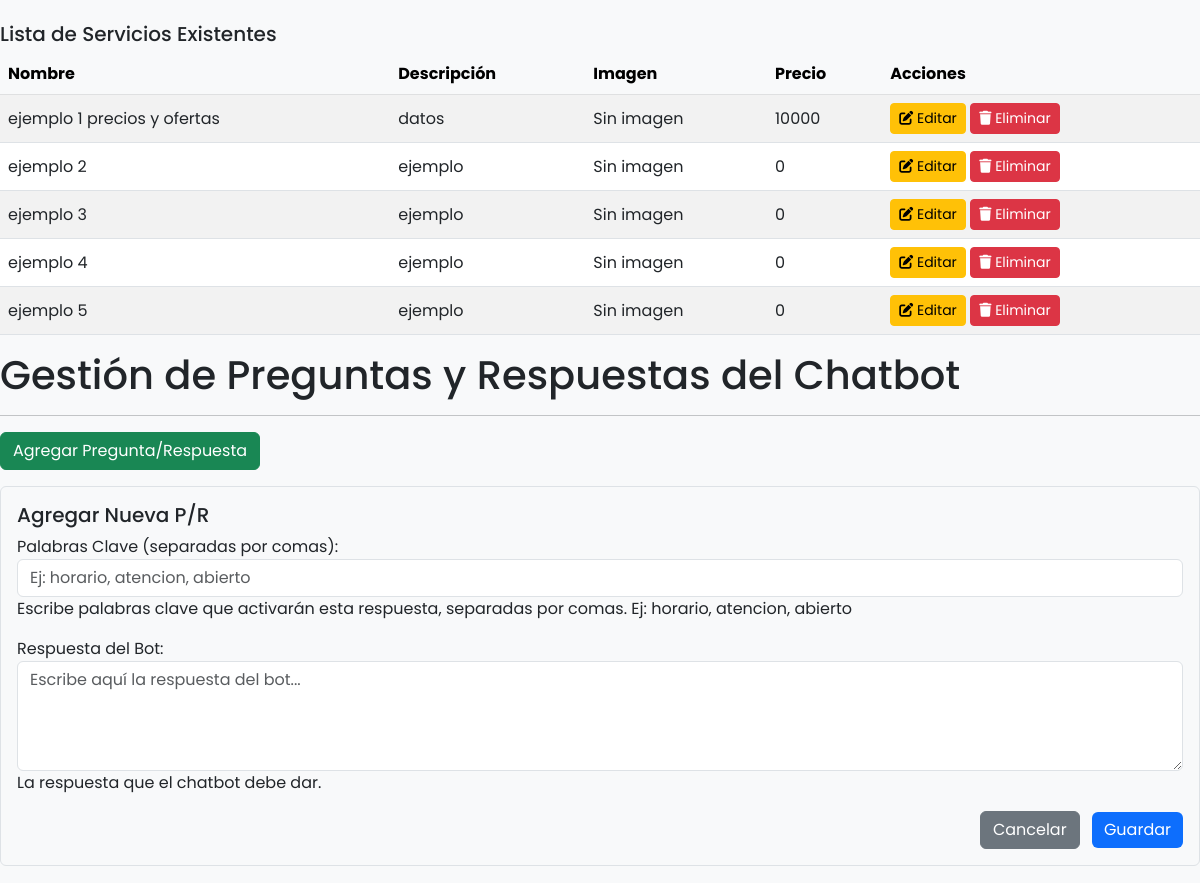
Page /admin-panel/servicios/ (signed in, middle part) on the earlier database version.
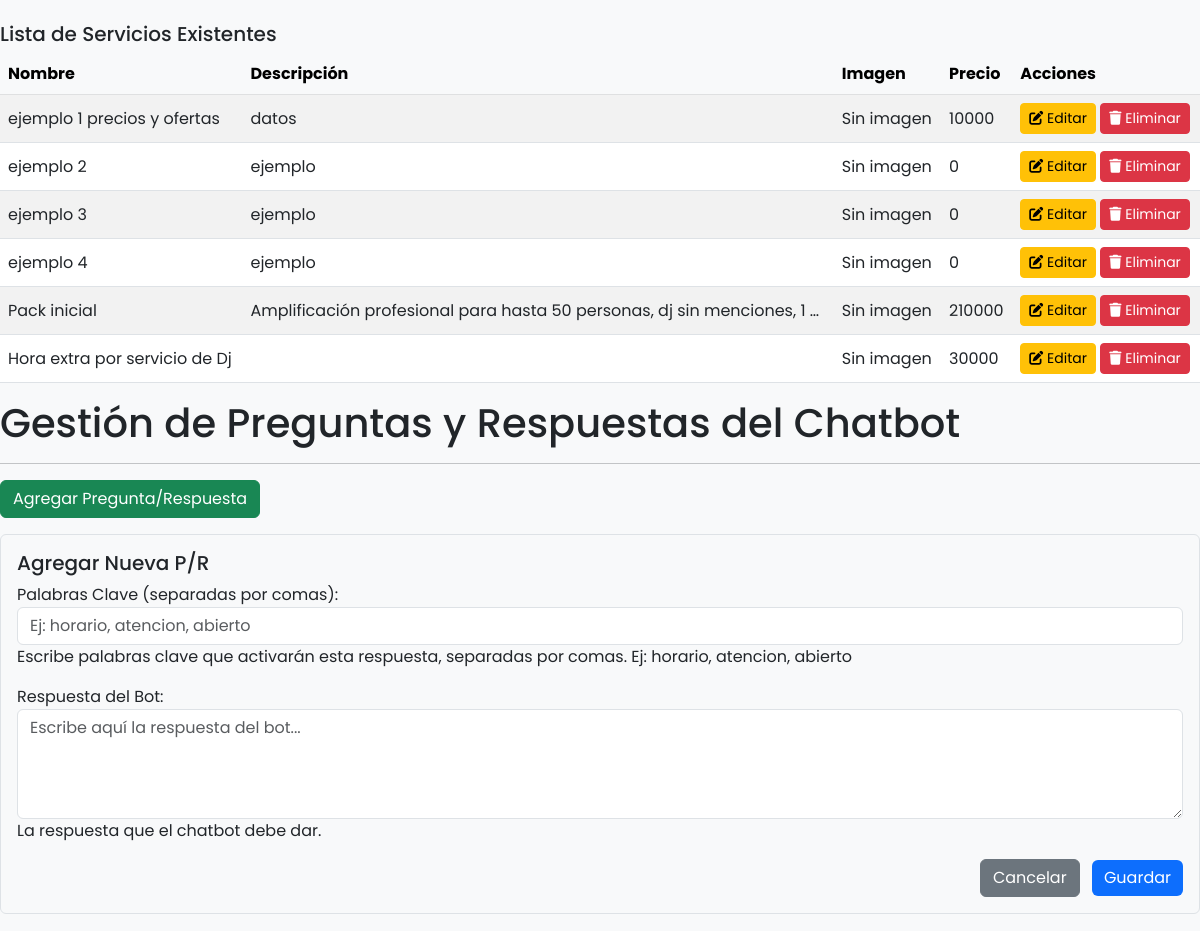
Same page on the later database version.
### core/models.py (models this page shows, shortened)
class Servicio(models.Model):
    class Tipo(models.TextChoices):
        PACK = 'PACK', 'Pack Prediseñado'
        INDEPENDIENTE = 'INDEPENDIENTE', 'Producto o Servicio Independiente'
        ADICIONAL_PACK = 'ADICIONAL_PACK', 'Adicional exclusivo para Pack'
    class DurationUnit(models.TextChoices):
        MINUTES = 'MINUTOS', 'Minutos'
        HOURS = 'HORAS', 'Horas'
    nombre = models.CharField(max_length=200)
    descripcion = models.TextField(
    blank=True,
    null=True,
    verbose_name="Descripción (Opcional)"
)
    tipo_servicio = models.CharField(
        max_length=20,
        choices=Tipo.choices,
        default=Tipo.INDEPENDIENTE,
        verbose_name="Tipo de Servicio",
        help_text="Clasifica el ítem como un Pack o un servicio individual."
    )
    precio = models.DecimalField(
        verbose_name="Precio Base",
        max_digits=10,
        decimal_places=0, # Usamos 0 decimales para CLP
        default=0,
        help_text="Precio base del ítem. Si usa precios por niveles, dejar en 0."
    )
    destacado = models.BooleanField(
        default=False,
        verbose_name="Servicio Destacado",
        help_text="Marcar para que aparezca en la sección de destacados."
    )
    has_tiered_pricing = models.BooleanField(
        default=False,
        verbose_name="¿Usa Precios por Niveles?",
        help_text="Marcar si este servicio tiene múltiples precios (ej. por horas)."
    )
    max_guests = models.PositiveIntegerField(
        verbose_name="Máximo de Invitados (para Packs)",
        null=True, blank=True,
        help_text="Solo llenar si este ítem es un Pack."
    )
    duration = models.PositiveIntegerField(
        verbose_name="Duración (valor)",
        null=True, blank=True,
        help_text="El valor numérico de la duración (ej: 30, 2, 5)."
    )
    duration_unit = models.CharField(
        max_length=10,
        choices=DurationUnit.choices,
        default=DurationUnit.HOURS,
        verbose_name="Unidad de Duración",
        null=True, blank=True,
        help_text="La unidad para el valor de duración (Horas o Minutos)."
    )
    permite_cantidad = models.BooleanField(
        default=False,
        verbose_name="¿Permite seleccionar cantidad?",
        help_text="Marcar si este servicio es por unidades (ej: horas extra, sillas adicionales)."
    )
    max_cantidad = models.PositiveIntegerField(
        null=True, blank=True,
        verbose_name="Cantidad Máxima (Opcional)",
        help_text="Si permite cantidad, establece un límite. Déjalo vacío para no tener límite."
    )
    servicios_compatibles = models.ManyToManyField(
        'self',
        blank=True,
        symmetrical=False,
        verbose_name="Servicios Principales Compatibles",
        help_text="Si este es un servicio ADITIVO, selecciona a qué servicios principales se puede añadir."
    )

### core/views.py (the view)
# urls.py: path('admin-panel/servicios/', AdminServicioListView.as_view(), name='admin_servicio_list'),
class AdminServicioListView(UserPassesTestMixin, ListView):
    model = Servicio
    template_name = 'core/admin_panel/servicio_list.html'
    context_object_name = 'servicios'
    def test_func(self):
        return self.request.user.is_staff
    def get_context_data(self, **kwargs):
        context = super().get_context_data(**kwargs)
        print("DEBUG: AdminServicioListView obteniendo context_data.") # DEBUG
        context['servicio_form'] = ServicioForm()
        context['chatbot_qa_list'] = ChatbotQA.objects.all()
        context['chatbot_qa_form'] = ChatbotQAForm()
        context['proyectos'] = Proyecto.objects.order_by('orden')
        context['proyecto_form'] = ProyectoForm()
        context['solicitudes_cotizacion'] = SolicitudCotizacion.objects.order_by('-fecha_solicitud')
        context['mensajes_contacto'] = MensajeContacto.objects.order_by('-fecha_envio')
        try:
            context['configuracion_sitio'] = ConfiguracionSitio.objects.first()
            if context['configuracion_sitio']:
                print(f"DEBUG: Configuración del sitio obtenida: {context['configuracion_sitio'].email_notificaciones_admin}") # DEBUG
        except ConfiguracionSitio.DoesNotExist:
            context['configuracion_sitio'] = None
            print("DEBUG: Configuración del sitio NO encontrada.") # DEBUG
        return context

### core/forms.py
class ServicioForm(forms.ModelForm): # Para el panel de admin personalizado
    class Meta:
        model = Servicio
        fields = ['nombre', 'descripcion', 'destacado','precio']
        widgets = {
            'nombre': forms.TextInput(attrs={'class': 'form-control', 'placeholder': 'Nombre del servicio'}),
            'descripcion': forms.Textarea(attrs={'class': 'form-control', 'rows': 5, 'placeholder': 'Descripción detallada del servicio'}),
            'destacado': forms.CheckboxInput(attrs={'class': 'form-check-input'}),
            'precio': forms.NumberInput(attrs={'class': 'form-control', 'placeholder': 'Ej: 250000.00'}),
        }
        labels = {
            'nombre': 'Nombre del Servicio',
            'descripcion': 'Descripción',
            'destacado': 'Marcar como Servicio Destacado',
        }

### core/context_processors.py (called while the page is built)
def chatbot_suggestions_processor(request):
    try:
        suggestions = [qa.keywords.split(',')[0].strip().capitalize() for qa in ChatbotQA.objects.all()[:5]]
    except:
        suggestions = [] # Si hay un error o la BD no está lista, devuelve una lista vacía
    return {'chatbot_sugerencias': suggestions}

### core/templates/core/admin_panel/servicio_list.html (shortened to what this page needs)
{% extends 'core/base.html' %}
{% load static %}
{% block content %}
    <div class="dashboard-container">
        <div class="dashboard-content">
            {% include 'core/admin_panel/partials/_panel_servicios.html' %}
            {% include 'core/admin_panel/partials/_panel_chatbot.html' %}
        </div>
    </div>
{% endblock content %}

### core/templates/core/admin_panel/partials/_panel_servicios.html (shortened to what this page needs)
<div id="panel-servicios" class="content-panel hidden">
    <h3 class="h5">Lista de Servicios Existentes</h3>
    <div class="table-responsive">
        <table id="tablaServicios" class="table table-striped table-hover align-middle">
            <thead class="table-light">
                <tr><th>Nombre</th><th>Descripción</th><th>Imagen</th><th>Precio</th><th>Acciones</th></tr>
            </thead>
            <tbody id="listaServiciosBody">
                {% for servicio in servicios %}
                <tr id="servicio-{{ servicio.id }}">
                    <td class="nombre">{{ servicio.nombre }}</td>
                    <td class="descripcion">{{ servicio.descripcion|truncatewords:10 }}</td>
                    <td class="imagen">
                        {% if servicio.imagen %}<img src="{{ servicio.imagen.url }}" alt="{{ servicio.nombre }}" style="width: 100px; height: 70px; object-fit: cover; border-radius: 4px;">{% else %}Sin imagen{% endif %}
                    </td>
                    <td>{{ servicio.precio }}</td>
                    <td class="actions">
                        <button class="btn btn-sm btn-warning btnEditar"
                                data-id="{{ servicio.id }}"
                                data-detail-url-template="{% url 'core:ajax_servicio_detail' servicio_id=0 %}">
                            <i class="fas fa-edit"></i> Editar
                        </button>
                        <button class="btn btn-sm btn-danger btnEliminar"
                                data-id="{{ servicio.id }}"
                                data-delete-url-template="{% url 'core:ajax_servicio_delete' servicio_id=0 %}">
                            <i class="fas fa-trash"></i> Eliminar
                        </button>
                    </td>
                </tr>
                {% empty %}
                    <tr id="noServiciosMensaje"><td colspan="5" class="text-center text-muted py-4">No hay servicios registrados.</td></tr>
                {% endfor %}
            </tbody>
        </table>
    </div>
</div>

Differences in the rows shown:
changed Servicio: nombre "ejemplo 5" → "Pack inicial"; descripcion "ejemplo" → "Amplificación profesional para hasta 50 personas, dj sin menciones, 1 …"; precio "0" → "210000"
added Servicio: nombre "Hora extra por servicio de Dj", precio "30000"
